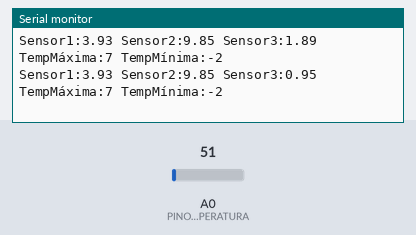
Recording of a sketch running on a simulated Arduino Uno, built with avr-gcc and run on an emulated ATmega328P. Parts: the last lines printed to the serial monitor. The test bench sets the inputs (shaded band); at power-on: A0 (PINO_SENSOR_TEMPERATURA) = 51. Random numbers use the default seed unless the sketch sets one.

Above: at 1.2 s.
1.3 s: A0 (PINO_SENSOR_TEMPERATURA) set to 61
At 1.37 s:
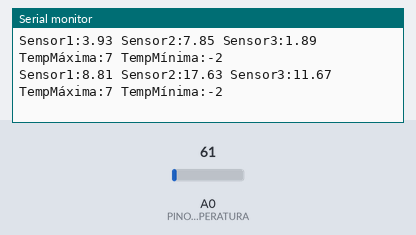
4.3 s: A0 (PINO_SENSOR_TEMPERATURA) set to 64
At 4.35 s:
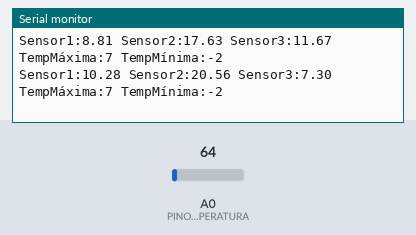
13.3 s: A0 (PINO_SENSOR_TEMPERATURA) set to 25
At 13.49 s:
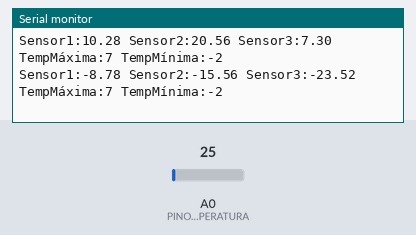
14.8 s: A0 (PINO_SENSOR_TEMPERATURA) set to 20
At 14.81 s:
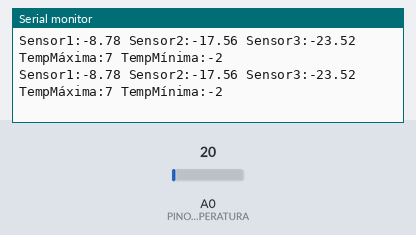
Timing chart, 0 to 17.8 s (numbered marks = the images above; inputs shaded):
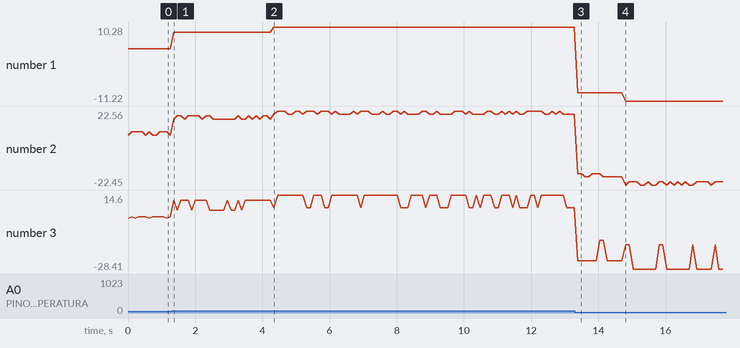

The sketch:

arduino.ino
```cpp
// Declaração e atribuição de variaveis
const int PINO_SENSOR_TEMPERATURA = A0;
float sensor1;
float sensor2;
float sensor3;
float sens2CalcMulti;
float sens2CalcSubt;
float sens3CalcMulti;
void setup() {
  Serial.begin(9600);
}

void loop() {
  int valorLeitura = analogRead(PINO_SENSOR_TEMPERATURA); //A0
  sens2CalcMulti = random(230, 300)/100;
  sens2CalcSubt = random(20,22);
  sens3CalcMulti = random(150, 300)/100;
  sensor1 = ((valorLeitura * 5.0 / 1023.0) / 0.01)-21;
  sensor2 = (((valorLeitura * 5.0 / 1023.0) / 0.01)- sens2CalcSubt) * sens2CalcMulti;
  sensor3 = (((valorLeitura * 5.0 / 1023.0) / 0.01)-23.98) * sens3CalcMulti;

  Serial.print("Sensor1:");
  Serial.print(sensor1);
  Serial.print(" ");
  Serial.print("Sensor2:");
  Serial.print(sensor2);
  Serial.print(" ");
  Serial.print("Sensor3:");
  Serial.print(sensor3);
  Serial.print(" ");
  Serial.print("TempMáxima:");
  Serial.print(7);
  Serial.print(" ");
  Serial.print("TempMínima:");
  Serial.println(-2);

  delay(100);
}
```

Measured:
- after the input at 1.3 s, the serial monitor: prints a new line after 0.06 s (image 1)
- after the input at 4.3 s, the serial monitor: prints a new line after 0.05 s (image 2)
- after the input at 13.3 s, the serial monitor: prints a new line after 0.08 s (image 3)
- plotted number 1: 3.93 → 8.81 after the input at 1.3 s, 8.81 → 10.28 after the input at 4.3 s, 10.28 → -8.78 after the input at 13.3 s, -8.78 → -11.22 after the input at 14.8 s
- plotted number 2: 7.85 → 17.63 after the input at 1.3 s, 17.63 → 20.56 after the input at 4.3 s, 20.56 → -17.56 after the input at 13.3 s, -17.56 → -22.45 after the input at 14.8 s
- plotted number 3: 1.89 → 11.67 after the input at 1.3 s, 11.67 → 7.3 after the input at 4.3 s, 7.3 → -23.52 after the input at 13.3 s, -23.52 → -28.41 after the input at 14.8 s
